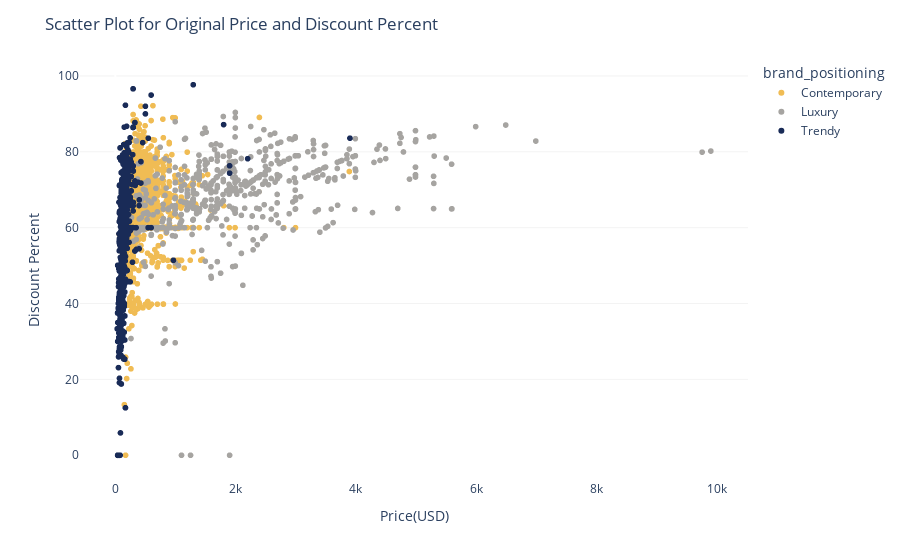

Notebook code cell kept with this figure:
### Code cell
import plotly.express as px

fig = px.scatter(off5th_full, x="original_price", y="percent_off", color="brand_positioning",
                 hover_data=['brand_name'], 
                 color_discrete_sequence = ['rgb(25, 43, 87)','rgb(240, 188, 84)', 'rgb(166, 164, 161)'],
                 color_discrete_map = {"brand_positioning": ["Trendy", "Contemporary", "Luxury"]})
fig.update_layout(title_text="Scatter Plot for Original Price and Discount Percent",plot_bgcolor='rgb(256, 256, 256)')
fig.update_yaxes(title_text = 'Discount Percent',showgrid=True, gridwidth=0.5, gridcolor='rgb(230, 230, 230)')
fig.update_xaxes(title_text = "Price(USD)") 

fig.show()

### Figure 1 — Plotly figure (JSON) as saved in the notebook; plotly's stock layout.template omitted (floating-point values rounded to 4 significant figures; data arrays with more than 128 entries replaced by an {"elided": "..."} marker saying what was removed)
{"data": [{"customdata": {"elided": "2849x1 str values"}, "hovertemplate": "brand_positioning=Contemporary<br>original_price=%{x}<br>percent_off=%{y}<br>brand_name=%{customdata[0]}<extra></extra>", "legendgroup": "Contemporary", "marker": {"color": "rgb(240, 188, 84)", "symbol": "circle"}, "mode": "markers", "name": "Contemporary", "showlegend": true, "type": "scattergl", "x": {"elided": "2849 float values"}, "xaxis": "x", "y": {"elided": "2849 float values"}, "yaxis": "y"}, {"customdata": {"elided": "716x1 str values"}, "hovertemplate": "brand_positioning=Luxury<br>original_price=%{x}<br>percent_off=%{y}<br>brand_name=%{customdata[0]}<extra></extra>", "legendgroup": "Luxury", "marker": {"color": "rgb(166, 164, 161)", "symbol": "circle"}, "mode": "markers", "name": "Luxury", "showlegend": true, "type": "scattergl", "x": {"elided": "716 float values"}, "xaxis": "x", "y": {"elided": "716 float values"}, "yaxis": "y"}, {"customdata": {"elided": "1546x1 str values"}, "hovertemplate": "brand_positioning=Trendy<br>original_price=%{x}<br>percent_off=%{y}<br>brand_name=%{customdata[0]}<extra></extra>", "legendgroup": "Trendy", "marker": {"color": "rgb(25, 43, 87)", "symbol": "circle"}, "mode": "markers", "name": "Trendy", "showlegend": true, "type": "scattergl", "x": {"elided": "1546 float values"}, "xaxis": "x", "y": {"elided": "1546 float values"}, "yaxis": "y"}], "layout": {"legend": {"title": {"text": "brand_positioning"}, "tracegroupgap": 0}, "margin": {"t": 60}, "plot_bgcolor": "rgb(256, 256, 256)", "title": {"text": "Scatter Plot for Original Price and Discount Percent"}, "xaxis": {"anchor": "y", "domain": [0, 1], "title": {"text": "Price(USD)"}}, "yaxis": {"anchor": "x", "domain": [0, 1], "gridcolor": "rgb(230, 230, 230)", "gridwidth": 0.5, "showgrid": true, "title": {"text": "Discount Percent"}}}}
